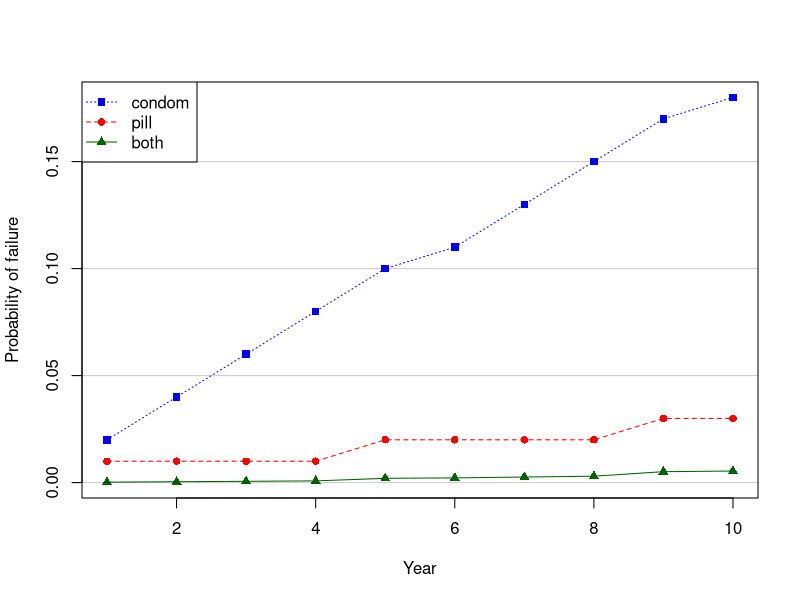

The R script that drew this image:
# Manually write in data from http://nyti.ms/WYwNaX
condom <- c(2, 4, 6, 8, 10, 11, 13, 15, 17, 18) / 100 # (assuming perfect use)
pill <- c(1, 1, 1, 1, 2, 2, 2, 2, 3, 3) / 100 # (assuming perfect use)
year <- 1:10
df <- data.frame(year, pill, condom)

# Probability of BOTH failing
df$both <- df$pill * df$condom

# Plot it
my_col <- c("blue", "red", "darkgreen")
my_lty <- 3:1
my_pch <- 15:17
my_vars <- c("condom", "pill", "both")

plot(x = df$year,
     y = df$condom,
     type = "n",
     xlab = "Year",
     ylab = "Probability of failure",
     ylim = c(0, max(df$condom)))

for (i in 1:3){
  lines(df$year, df[,my_vars[i]],
        col = my_col[i],
        lty = my_lty[i])
  points(df$year, df[,my_vars[i]],
         col = my_col[i],
         pch = my_pch[i])
}

abline(h = seq(0,1, 0.05),
       col = adjustcolor("black", alpha.f = 0.2))

legend("topleft",
       col = my_col,
       lty = my_lty,
       pch = my_pch,
       legend = my_vars)
